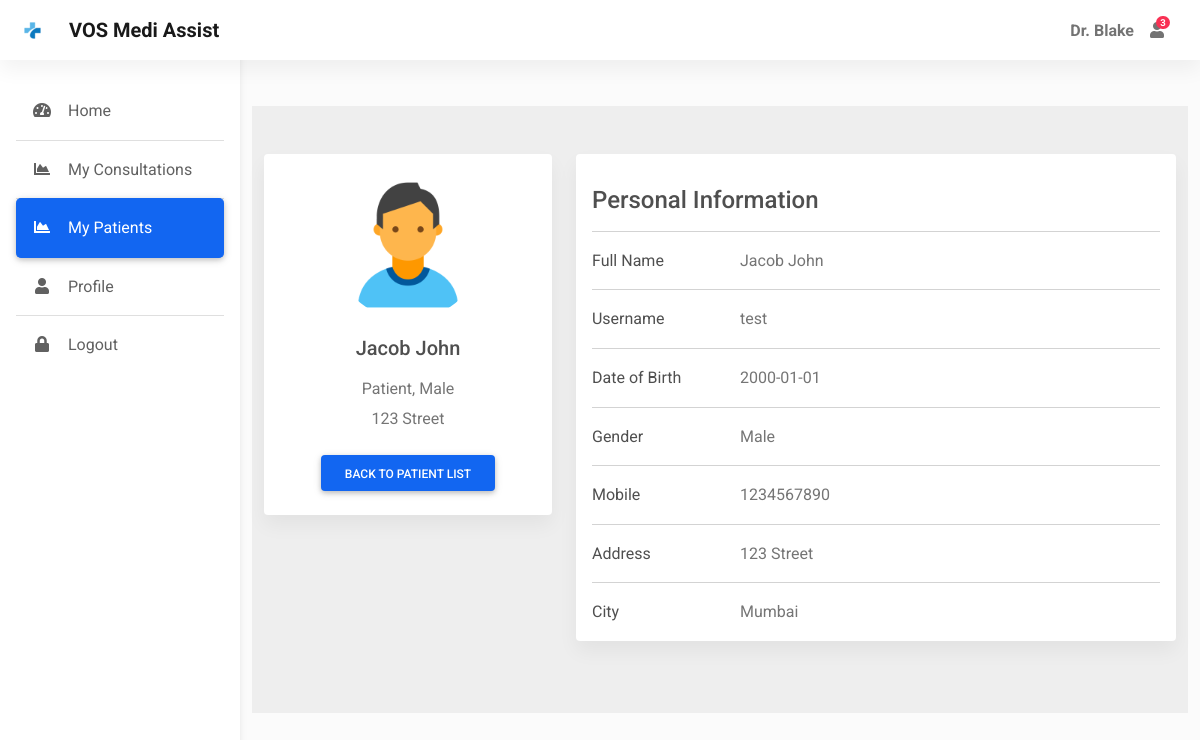
The page /viewpatient/3 (signed in) on the database its author committed.
### app.py (models this page shows)
class User(db.Model, UserMixin):
    id = db.Column(db.Integer, primary_key=True)
    username = db.Column(db.String(50), nullable=False, unique=True)
    password = db.Column(db.String(50), nullable=False)
    name = db.Column(db.String(50), nullable=False)
    address = db.Column(db.String(80))
    city = db.Column(db.String(30))
    dob = db.Column(db.Date, nullable=False)
    gender = db.Column(db.String(10), nullable=False)
    is_doctor = db.Column(db.Boolean, default=False, nullable=False)
    mobile = db.Column(db.Integer)

### app.py (the view)
@app.route("/viewpatient/<int:id>", methods=['GET', 'POST'])
@login_required
def viewpatient(id):
    if current_user.is_doctor:
        patient = User.query.filter_by(id = id).first()
        return render_template('viewpatient.html', patient = patient)
    else:
        return redirect(url_for('home'))

### app.py (called while the page is built)
@login_manager.user_loader
def load_user(user_id):
    return User.query.get(int(user_id))

@app.context_processor
def inject_datetime():
    return dict(datetime=datetime)

### templates/viewpatient.html (shortened to what this page needs)
{% extends "dashboard.html" %}
{% block main %}
<div class="container pt-5">
    <section style="background-color: #eee;">
        <div class="container py-5">
          <div class="row">
            <div class="col-lg-4">
              <div class="card mb-4">
                <div class="card-body text-center">
                    {% if patient.gender == 'Male' %}
                        <img src="{{ url_for('static', filename='img/icons/male-icon.jpg') }}" alt="avatar" class="rounded-circle img-fluid" style="width: 150px;">
                    {% else %}
                        <img src="{{ url_for('static', filename='img/icons/female-icon.png') }}" alt="avatar"   class="rounded-circle img-fluid" style="width: 150px;">
                    {% endif %}
                  <h5 class="my-3">{{ patient.name }}</h5>
                    <p class="text-muted mb-1">Patient, {{ patient.gender }}</p>
                    <p class="text-muted mb-4">{{ patient.address }}</p>
                  <div class="d-flex justify-content-center mb-2">
                    <a href="{{ url_for('mypatients') }}" class="btn btn-primary">Back to Patient List</a>
                  </div>
                </div>
              </div>
            </div>
            <div class="col-lg-8">
              <div class="card mb-4">
                <div class="card-body">
                    <h4 class="my-3">Personal Information</h4>
                    <hr>
                    <div class="row">
                        <div class="col-sm-3">
                        <p class="mb-0">Full Name</p>
                        </div>
                        <div class="col-sm-9">
                        <p class="text-muted mb-0">{{ patient.name }}</p>
                        </div>
                    </div>
                    <hr>
                    <div class="row">
                        <div class="col-sm-3">
                        <p class="mb-0">Username</p>
                        </div>
                        <div class="col-sm-9">
                        <p class="text-muted mb-0">{{ patient.username }}</p>
                        </div>
                    </div>
                    <hr>
                    <div class="row">
                        <div class="col-sm-3">
                        <p class="mb-0">Date of Birth</p>
                        </div>
                        <div class="col-sm-9">
                        <p class="text-muted mb-0">{{ patient.dob }}</p>
                        </div>
                    </div>
                    <hr>
                    <div class="row">
                        <div class="col-sm-3">
                        <p class="mb-0">Gender</p>
                        </div>
                        <div class="col-sm-9">
                        <p class="text-muted mb-0">{{ patient.gender }}</p>
                        </div>
                    </div>
                    <hr>
                    <div class="row">
                        <div class="col-sm-3">
                        <p class="mb-0">Mobile</p>
                        </div>
                        <div class="col-sm-9">
                        <p class="text-muted mb-0">{{ patient.mobile }}</p>
                        </div>
                    </div>
                    <hr>
                    <div class="row">
                        <div class="col-sm-3">
                        <p class="mb-0">Address</p>
                        </div>
                        <div class="col-sm-9">
                        <p class="text-muted mb-0">{{ patient.address }}</p>
                        </div>
                    </div>
                    <hr>
                    <div class="row">
                        <div class="col-sm-3">
                        <p class="mb-0">City</p>
                        </div>
                        <div class="col-sm-9">
                        <p class="text-muted mb-0">{{ patient.city }}</p>
                        </div>
                    </div>
                </div>
              </div>
            </div>
          </div>
        </div>
      </section>
</div>
{% endblock %}

### templates/dashboard.html (shortened to what this page needs)
<!DOCTYPE html>
<html lang="en">
<head>
  <link rel="stylesheet" href="https://use.fontawesome.com/releases/v5.11.2/css/all.css" />
  <link rel="stylesheet" href="{{ url_for('static', filename='css/mdb.min.css') }}" />
  <link rel="stylesheet"  href="{{ url_for('static', filename='css/admin.css') }}"/>
</head>
<body>
  <header>
    <nav id="sidebarMenu" class="collapse d-lg-block sidebar collapse bg-white">
      <div class="position-sticky">
        <div class="list-group list-group-flush mx-3 mt-4">
          <a href="{{ url_for('home') }}" class="list-group-item list-group-item-action py-3 ripple {% if request.endpoint == 'home' %}active{% endif %}" aria-current="true">
            <i class="fas fa-tachometer-alt fa-fw me-3"></i><span>Home</span>
          </a>
          {% if current_user.is_doctor %}
          <a href="{{ url_for('myappointments') }}" class="list-group-item list-group-item-action py-3 ripple {% if request.endpoint == 'myappointments' %}active{% endif %}">
            <i class="fas fa-chart-area fa-fw me-3"></i><span>My Consultations</span>
          </a>
          <a href="{{ url_for('mypatients') }}" class="list-group-item list-group-item-action py-3 ripple {% if request.endpoint == 'mypatients' or request.endpoint == 'viewpatient' %}active{% endif %}">
            <i class="fas fa-chart-area fa-fw me-3"></i><span>My Patients</span>
          </a>
          {% endif %}
          <a href="{{ url_for('profile') }}" class="list-group-item list-group-item-action py-3 ripple {% if request.endpoint == 'profile' %}active{% endif %}"><i
              class="fas fa-user fa-fw me-3"></i><span>Profile</span></a>
          <a href="{{ url_for('logout') }}" class="list-group-item list-group-item-action py-3 ripple">
            <i class="fas fa-lock fa-fw me-3"></i><span>Logout</span>
          </a>
        </div>
      </div>
    </nav>
    <nav id="main-navbar" class="navbar navbar-expand-lg navbar-light bg-white fixed-top">
      <div class="container-fluid">
        <a class="navbar-brand d-flex align-items-center fw-bold" href="/"><img class="d-inline-block me-3" " src="{{ url_for('static', filename='img/icons/logo.png') }}" alt="" />VOS Medi Assist</a>
        <ul class="navbar-nav ms-auto d-flex flex-row">
            <li>
                <a class="nav-link me-3 me-lg-0 d-flex align-items-center fw-bold" href="#">{{ current_user.name }}</a>
            </li>
          <li class="nav-item dropdown">
            <a class="nav-link me-3 me-lg-0 dropdown-toggle hidden-arrow" href="#" id="navbarDropdownMenuLink"
              role="button" data-mdb-toggle="dropdown" aria-expanded="false">
              <i class="fas fa-user"></i>
              <span class="badge rounded-pill badge-notification bg-danger">3</span>
            </a>
          </li>
          <li class="nav-item dropdown">
            <a class="nav-link dropdown-toggle hidden-arrow d-flex align-items-center" href="#"
              id="navbarDropdownMenuLink" role="button" data-mdb-toggle="dropdown" aria-expanded="false">
            </a>
          </li>
        </ul>
      </div>
    </nav>
  </header>
  <main style="margin-top: 58px">
    {% block main %}
    {% endblock %}
  </main>
</body>
</html>

### static/css/admin.css (style rules this page uses)
body { background-color: #fbfbfb; }
@media (min-width: 991.98px) { main { padding-left: 240px; } }
.sidebar { position: fixed; top: 0; bottom: 0; left: 0; padding: 58px 0 0; box-shadow: 0 2px 5px 0 rgb(0 0 0 / 5%), 0 2px 10px 0 rgb(0 0 0 / 5%); width: 240px; z-index: 600; }
.sidebar .active { border-radius: 5px; box-shadow: 0 2px 5px 0 rgb(0 0 0 / 16%), 0 2px 10px 0 rgb(0 0 0 / 12%); }

### rows shown on the page
User: name "Dr. Blake"
User: name "Jacob John", gender "Male", address "123 Street", username "test", dob "2000-01-01", mobile "1234567890", city "Mumbai"
